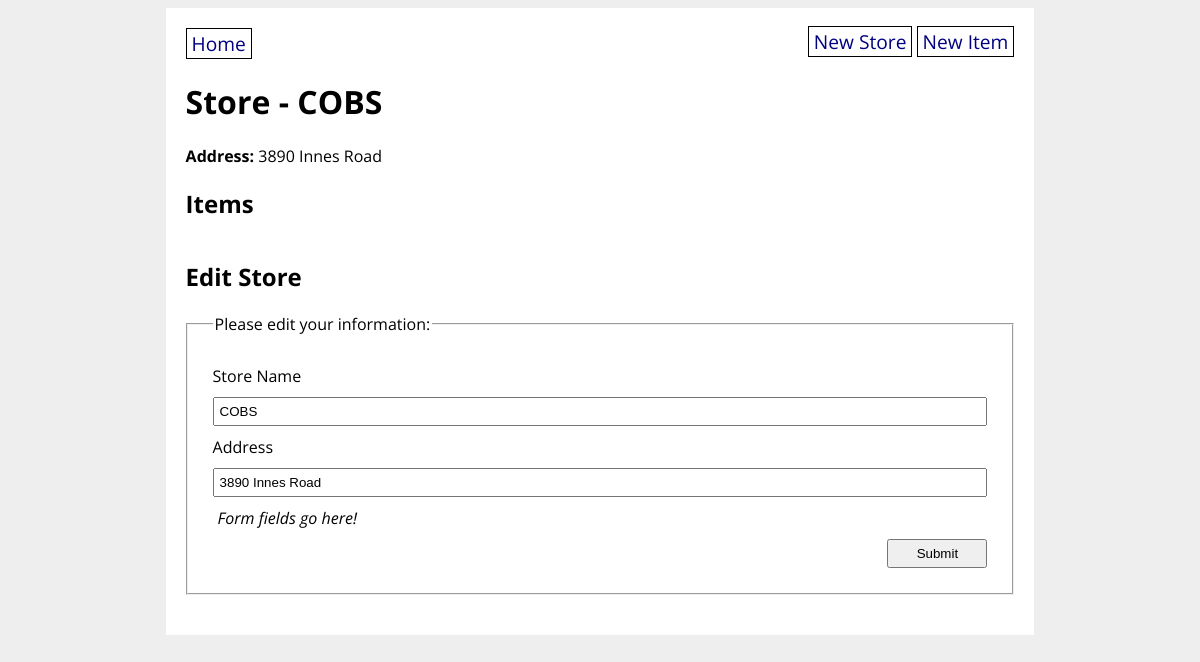
The page /store/4 on the database as committed earlier.
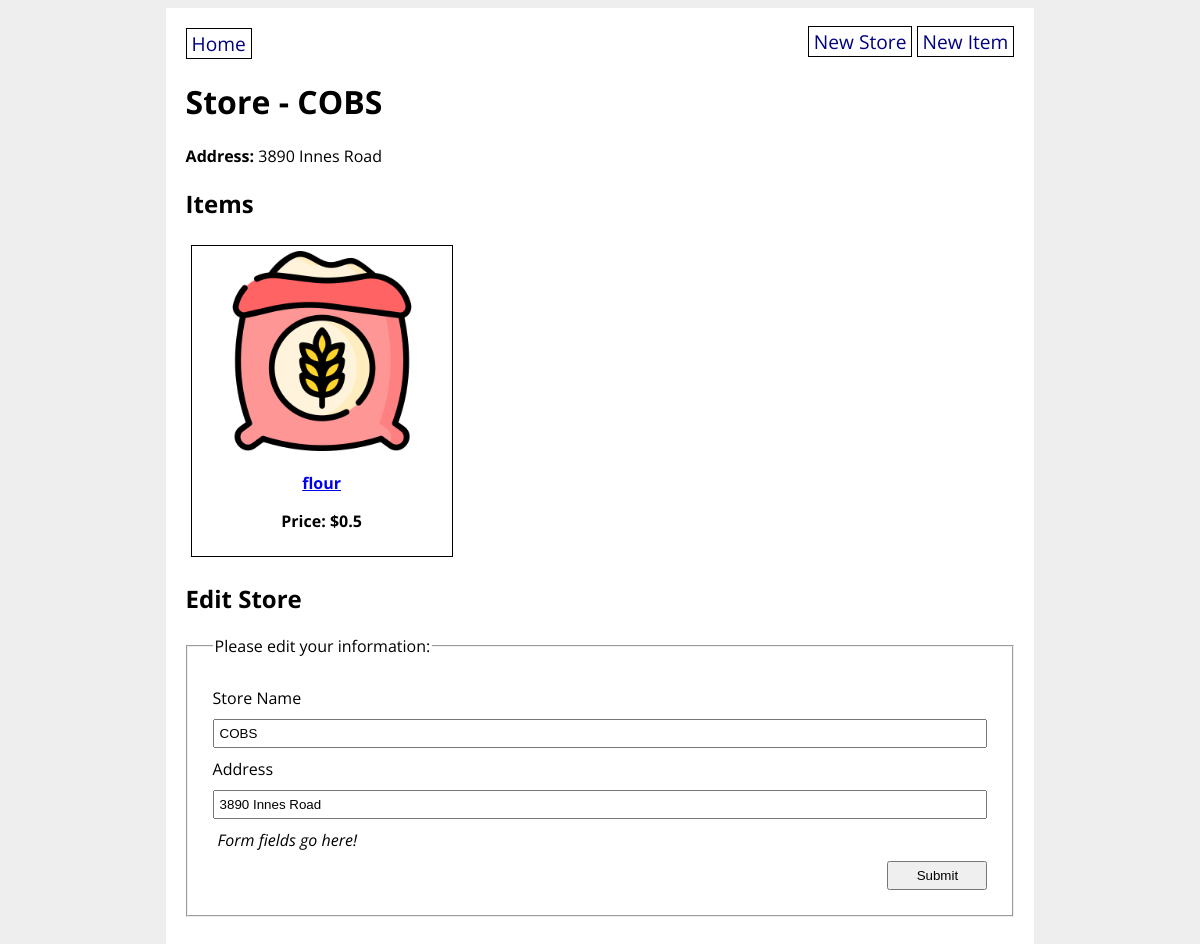
The same page on the database as committed later.
### grocery_app/models.py (models this page shows)
class GroceryItem(db.Model):
    id = db.Column(db.Integer, primary_key=True)
    name = db.Column(db.String(80), nullable=False)
    price = db.Column(db.Float(precision=2), nullable=False)
    category = db.Column(db.Enum(ItemCategory), default=ItemCategory.OTHER)
    photo_url = db.Column(URLType)
    store_id = db.Column(db.Integer, db.ForeignKey('grocery_store.id'), nullable=False)
    store = db.relationship('GroceryStore', back_populates='items')

### grocery_app/routes.py (the view)
@main.route('/store/<store_id>', methods=['GET', 'POST'])
def store_detail(store_id):
    store = GroceryStore.query.get(store_id)
    form = GroceryStoreForm(obj=store)
    if form.validate_on_submit():
        store.title = form.title.data
        store.address = form.address.data
        db.session.commit()
        flash("You have successfully updated the store!")
        return redirect(url_for('main.store_detail', store_id=store.id))
    return render_template('store_detail.html', store=store, form=form)

### grocery_app/forms.py
class GroceryStoreForm(FlaskForm):
    title = StringField('Store Name', validators=[DataRequired()])
    address = StringField('Address', validators=[DataRequired()])
    submit = SubmitField('Submit')

### grocery_app/templates/store_detail.html (shortened to what this page needs)
{% extends 'base.html' %}
{% block content %}
<h1>Store - {{ store.title }}</h1>
<strong>Address:</strong> {{ store.address }}
<h2>Items</h2>
<div class="items">
    {% for item in store.items %}
    <div class="item-details">
        <a href="/item/{{ item.id }}"><img src="{{ item.photo_url }}" alt="{{ item.name }}" width="200px">
        <p><strong>{{ item.name }}</strong></p></a>
        <p><strong>Price: ${{ item.price }}</strong></p>
    </div>
    {% endfor %}
</div>
<h2>Edit Store</h2>
<form method="POST" action="{{ url_for('main.store_detail', store_id = store.id) }}">
    <fieldset>
        <legend>Please edit your information:</legend>
        {{ form.title.label }}
        {{ form.title }}
        {{ form.address.label }}
        {{ form.address }}
        <p><em>Form fields go here!</em></p>
        <input type="submit" value="Submit">
    </fieldset>
</form>
{% endblock %}

Rows that differ between the two databases and show on the page:
added GroceryItem: photo_url (picture), name "flour", price "0.5"
